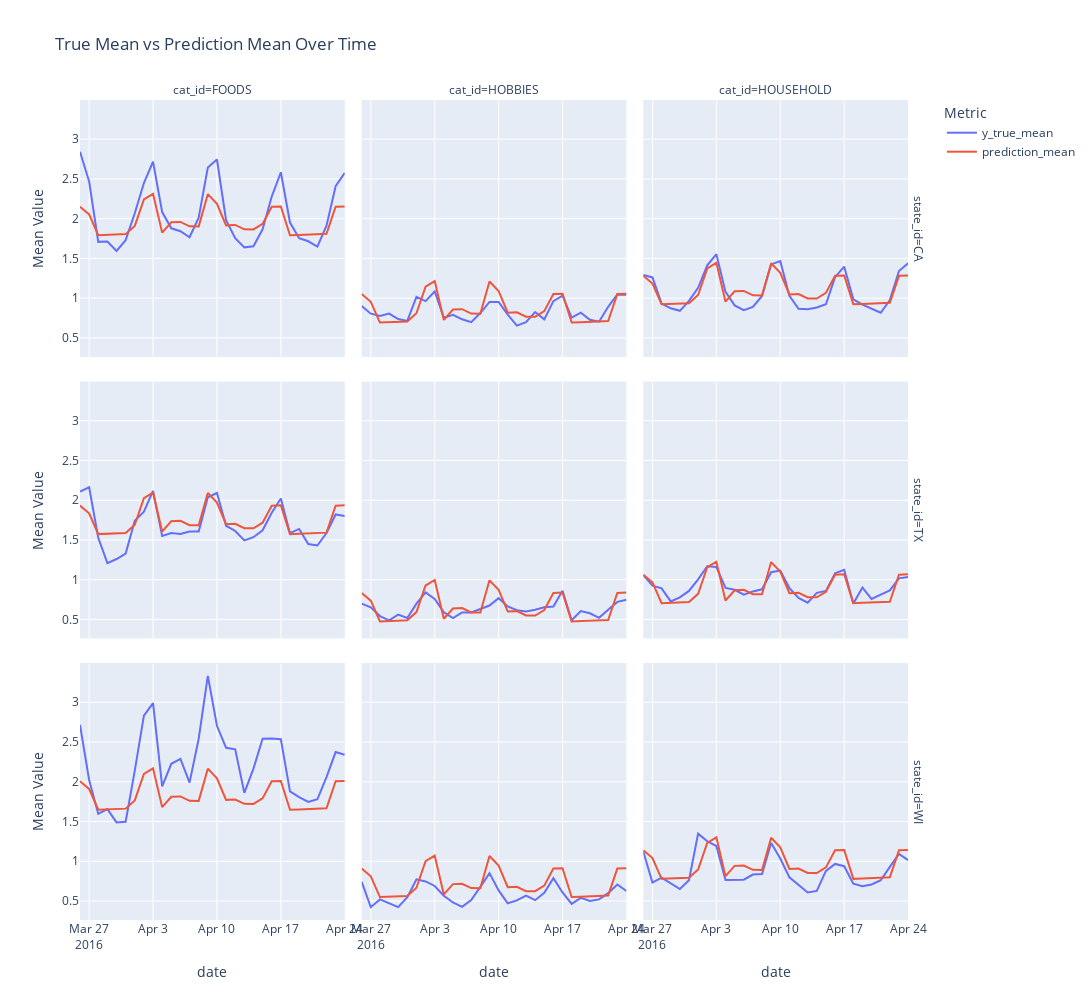

This figure's notebook cell:
### Code cell
# Plotly line plot
fig = px.line(result_df, x='date', y=['y_true_mean', 'prediction_mean'], 
              facet_col='cat_id',facet_row ='state_id', labels={'value': 'Mean Value', 'variable': 'Metric'}, width = 1200, height=1000,
              title=f'True Mean vs Prediction Mean Over Time')

# Show the plot
fig.show()

### Figure 1 — Plotly figure (JSON) as saved in the notebook; plotly's stock layout.template omitted (floating-point values rounded to 4 significant figures)
{"data": [{"hovertemplate": "Metric=y_true_mean<br>state_id=CA<br>cat_id=FOODS<br>date=%{x}<br>Mean Value=%{y}<extra></extra>", "legendgroup": "y_true_mean", "line": {"color": "#636efa", "dash": "solid"}, "marker": {"symbol": "circle"}, "mode": "lines", "name": "y_true_mean", "orientation": "v", "showlegend": true, "type": "scatter", "x": ["2016-03-26", "2016-03-27", "2016-03-28", "2016-03-29", "2016-03-30", "2016-03-31", "2016-04-01", "2016-04-02", "2016-04-03", "2016-04-04", "2016-04-05", "2016-04-06", "2016-04-07", "2016-04-08", "2016-04-09", "2016-04-10", "2016-04-11", "2016-04-12", "2016-04-13", "2016-04-14", "2016-04-15", "2016-04-16", "2016-04-17", "2016-04-18", "2016-04-19", "2016-04-20", "2016-04-21", "2016-04-22", "2016-04-23", "2016-04-24"], "xaxis": "x7", "y": [2.842, 2.47, 1.709, 1.713, 1.594, 1.729, 2.069, 2.449, 2.718, 2.083, 1.879, 1.843, 1.767, 2.013, 2.643, 2.744, 1.982, 1.755, 1.639, 1.654, 1.867, 2.278, 2.584, 1.951, 1.755, 1.716, 1.649, 1.912, 2.409, 2.576], "yaxis": "y7"}, {"hovertemplate": "Metric=y_true_mean<br>state_id=CA<br>cat_id=HOBBIES<br>date=%{x}<br>Mean Value=%{y}<extra></extra>", "legendgroup": "y_true_mean", "line": {"color": "#636efa", "dash": "solid"}, "marker": {"symbol": "circle"}, "mode": "lines", "name": "y_true_mean", "orientation": "v", "showlegend": false, "type": "scatter", "x": ["2016-03-26", "2016-03-27", "2016-03-28", "2016-03-29", "2016-03-30", "2016-03-31", "2016-04-01", "2016-04-02", "2016-04-03", "2016-04-04", "2016-04-05", "2016-04-06", "2016-04-07", "2016-04-08", "2016-04-09", "2016-04-10", "2016-04-11", "2016-04-12", "2016-04-13", "2016-04-14", "2016-04-15", "2016-04-16", "2016-04-17", "2016-04-18", "2016-04-19", "2016-04-20", "2016-04-21", "2016-04-22", "2016-04-23", "2016-04-24"], "xaxis": "x8", "y": [0.9018, 0.8053, 0.7761, 0.8058, 0.7372, 0.7142, 1.016, 0.9628, 1.085, 0.7535, 0.7903, 0.7341, 0.6991, 0.8128, 0.9522, 0.9518, 0.7925, 0.6544, 0.6991, 0.8257, 0.7336, 0.9628, 1.031, 0.7549, 0.8181, 0.7283, 0.7035, 0.8916, 1.047, 1.043], "yaxis": "y8"}, {"hovertemplate": "Metric=y_true_mean<br>state_id=CA<br>cat_id=HOUSEHOLD<br>date=%{x}<br>Mean Value=%{y}<extra></extra>", "legendgroup": "y_true_mean", "line": {"color": "#636efa", "dash": "solid"}, "marker": {"symbol": "circle"}, "mode": "lines", "name": "y_true_mean", "orientation": "v", "showlegend": false, "type": "scatter", "x": ["2016-03-26", "2016-03-27", "2016-03-28", "2016-03-29", "2016-03-30", "2016-03-31", "2016-04-01", "2016-04-02", "2016-04-03", "2016-04-04", "2016-04-05", "2016-04-06", "2016-04-07", "2016-04-08", "2016-04-09", "2016-04-10", "2016-04-11", "2016-04-12", "2016-04-13", "2016-04-14", "2016-04-15", "2016-04-16", "2016-04-17", "2016-04-18", "2016-04-19", "2016-04-20", "2016-04-21", "2016-04-22", "2016-04-23", "2016-04-24"], "xaxis": "x9", "y": [1.292, 1.261, 0.9329, 0.8723, 0.8407, 0.9661, 1.13, 1.414, 1.553, 1.079, 0.9095, 0.8491, 0.8894, 1.028, 1.425, 1.465, 1.028, 0.866, 0.8622, 0.8828, 0.9229, 1.264, 1.396, 0.9859, 0.9186, 0.8689, 0.8164, 0.9764, 1.342, 1.438], "yaxis": "y9"}, {"hovertemplate": "Metric=y_true_mean<br>state_id=TX<br>cat_id=FOODS<br>date=%{x}<br>Mean Value=%{y}<extra></extra>", "legendgroup": "y_true_mean", "line": {"color": "#636efa", "dash": "solid"}, "marker": {"symbol": "circle"}, "mode": "lines", "name": "y_true_mean", "orientation": "v", "showlegend": false, "type": "scatter", "x": ["2016-03-26", "2016-03-27", "2016-03-28", "2016-03-29", "2016-03-30", "2016-03-31", "2016-04-01", "2016-04-02", "2016-04-03", "2016-04-04", "2016-04-05", "2016-04-06", "2016-04-07", "2016-04-08", "2016-04-09", "2016-04-10", "2016-04-11", "2016-04-12", "2016-04-13", "2016-04-14", "2016-04-15", "2016-04-16", "2016-04-17", "2016-04-18", "2016-04-19", "2016-04-20", "2016-04-21", "2016-04-22", "2016-04-23", "2016-04-24"], "xaxis": "x4", "y": [2.108, 2.163, 1.527, 1.209, 1.26, 1.329, 1.743, 1.855, 2.117, 1.55, 1.588, 1.575, 1.606, 1.606, 2.037, 2.091, 1.679, 1.613, 1.495, 1.534, 1.622, 1.843, 2.022, 1.585, 1.639, 1.448, 1.431, 1.586, 1.821, 1.801], "yaxis": "y4"}, {"hovertemplate": "Metric=y_true_mean<br>state_id=TX<br>cat_id=HOBBIES<br>date=%{x}<br>Mean Value=%{y}<extra></extra>", "legendgroup": "y_true_mean", "line": {"color": "#636efa", "dash": "solid"}, "marker": {"symbol": "circle"}, "mode": "lines", "name": "y_true_mean", "orientation": "v", "showlegend": false, "type": "scatter", "x": ["2016-03-26", "2016-03-27", "2016-03-28", "2016-03-29", "2016-03-30", "2016-03-31", "2016-04-01", "2016-04-02", "2016-04-03", "2016-04-04", "2016-04-05", "2016-04-06", "2016-04-07", "2016-04-08", "2016-04-09", "2016-04-10", "2016-04-11", "2016-04-12", "2016-04-13", "2016-04-14", "2016-04-15", "2016-04-16", "2016-04-17", "2016-04-18", "2016-04-19", "2016-04-20", "2016-04-21", "2016-04-22", "2016-04-23", "2016-04-24"], "xaxis": "x5", "y": [0.6985, 0.6531, 0.5428, 0.4891, 0.5605, 0.518, 0.6991, 0.8395, 0.7575, 0.5894, 0.5162, 0.5888, 0.5888, 0.6372, 0.6755, 0.7681, 0.6637, 0.6165, 0.5994, 0.6224, 0.6531, 0.6631, 0.8619, 0.4897, 0.6047, 0.5782, 0.5204, 0.623, 0.7209, 0.7469], "yaxis": "y5"}, {"hovertemplate": "Metric=y_true_mean<br>state_id=TX<br>cat_id=HOUSEHOLD<br>date=%{x}<br>Mean Value=%{y}<extra></extra>", "legendgroup": "y_true_mean", "line": {"color": "#636efa", "dash": "solid"}, "marker": {"symbol": "circle"}, "mode": "lines", "name": "y_true_mean", "orientation": "v", "showlegend": false, "type": "scatter", "x": ["2016-03-26", "2016-03-27", "2016-03-28", "2016-03-29", "2016-03-30", "2016-03-31", "2016-04-01", "2016-04-02", "2016-04-03", "2016-04-04", "2016-04-05", "2016-04-06", "2016-04-07", "2016-04-08", "2016-04-09", "2016-04-10", "2016-04-11", "2016-04-12", "2016-04-13", "2016-04-14", "2016-04-15", "2016-04-16", "2016-04-17", "2016-04-18", "2016-04-19", "2016-04-20", "2016-04-21", "2016-04-22", "2016-04-23", "2016-04-24"], "xaxis": "x6", "y": [1.058, 0.9245, 0.8908, 0.7265, 0.7781, 0.8586, 1.004, 1.17, 1.159, 0.8962, 0.8733, 0.8122, 0.8526, 0.8793, 1.094, 1.115, 0.8949, 0.7701, 0.7106, 0.8348, 0.8593, 1.08, 1.124, 0.7017, 0.9013, 0.7571, 0.8128, 0.866, 1.017, 1.035], "yaxis": "y6"}, {"hovertemplate": "Metric=y_true_mean<br>state_id=WI<br>cat_id=FOODS<br>date=%{x}<br>Mean Value=%{y}<extra></extra>", "legendgroup": "y_true_mean", "line": {"color": "#636efa", "dash": "solid"}, "marker": {"symbol": "circle"}, "mode": "lines", "name": "y_true_mean", "orientation": "v", "showlegend": false, "type": "scatter", "x": ["2016-03-26", "2016-03-27", "2016-03-28", "2016-03-29", "2016-03-30", "2016-03-31", "2016-04-01", "2016-04-02", "2016-04-03", "2016-04-04", "2016-04-05", "2016-04-06", "2016-04-07", "2016-04-08", "2016-04-09", "2016-04-10", "2016-04-11", "2016-04-12", "2016-04-13", "2016-04-14", "2016-04-15", "2016-04-16", "2016-04-17", "2016-04-18", "2016-04-19", "2016-04-20", "2016-04-21", "2016-04-22", "2016-04-23", "2016-04-24"], "xaxis": "x", "y": [2.716, 2.022, 1.596, 1.655, 1.489, 1.497, 2.139, 2.833, 2.989, 1.942, 2.225, 2.286, 1.99, 2.541, 3.331, 2.704, 2.426, 2.409, 1.86, 2.165, 2.541, 2.544, 2.534, 1.879, 1.808, 1.746, 1.779, 2.058, 2.374, 2.339], "yaxis": "y"}, {"hovertemplate": "Metric=y_true_mean<br>state_id=WI<br>cat_id=HOBBIES<br>date=%{x}<br>Mean Value=%{y}<extra></extra>", "legendgroup": "y_true_mean", "line": {"color": "#636efa", "dash": "solid"}, "marker": {"symbol": "circle"}, "mode": "lines", "name": "y_true_mean", "orientation": "v", "showlegend": false, "type": "scatter", "x": ["2016-03-26", "2016-03-27", "2016-03-28", "2016-03-29", "2016-03-30", "2016-03-31", "2016-04-01", "2016-04-02", "2016-04-03", "2016-04-04", "2016-04-05", "2016-04-06", "2016-04-07", "2016-04-08", "2016-04-09", "2016-04-10", "2016-04-11", "2016-04-12", "2016-04-13", "2016-04-14", "2016-04-15", "2016-04-16", "2016-04-17", "2016-04-18", "2016-04-19", "2016-04-20", "2016-04-21", "2016-04-22", "2016-04-23", "2016-04-24"], "xaxis": "x2", "y": [0.7398, 0.4224, 0.5198, 0.4696, 0.423, 0.5481, 0.7717, 0.7457, 0.6891, 0.5658, 0.4814, 0.426, 0.5103, 0.6779, 0.8507, 0.6324, 0.472, 0.5074, 0.567, 0.5103, 0.6024, 0.787, 0.6071, 0.4643, 0.5386, 0.4991, 0.5198, 0.5982, 0.7068, 0.6254], "yaxis": "y2"}, {"hovertemplate": "Metric=y_true_mean<br>state_id=WI<br>cat_id=HOUSEHOLD<br>date=%{x}<br>Mean Value=%{y}<extra></extra>", "legendgroup": "y_true_mean", "line": {"color": "#636efa", "dash": "solid"}, "marker": {"symbol": "circle"}, "mode": "lines", "name": "y_true_mean", "orientation": "v", "showlegend": false, "type": "scatter", "x": ["2016-03-26", "2016-03-27", "2016-03-28", "2016-03-29", "2016-03-30", "2016-03-31", "2016-04-01", "2016-04-02", "2016-04-03", "2016-04-04", "2016-04-05", "2016-04-06", "2016-04-07", "2016-04-08", "2016-04-09", "2016-04-10", "2016-04-11", "2016-04-12", "2016-04-13", "2016-04-14", "2016-04-15", "2016-04-16", "2016-04-17", "2016-04-18", "2016-04-19", "2016-04-20", "2016-04-21", "2016-04-22", "2016-04-23", "2016-04-24"], "xaxis": "x3", "y": [1.12, 0.7313, 0.7947, 0.7275, 0.6507, 0.7609, 1.347, 1.251, 1.192, 0.7638, 0.7676, 0.7673, 0.8325, 0.8395, 1.23, 1.033, 0.7969, 0.7052, 0.6065, 0.6266, 0.8777, 0.9663, 0.9376, 0.717, 0.6867, 0.7074, 0.7612, 0.9293, 1.092, 1.013], "yaxis": "y3"}, {"hovertemplate": "Metric=prediction_mean<br>state_id=CA<br>cat_id=FOODS<br>date=%{x}<br>Mean Value=%{y}<extra></extra>", "legendgroup": "prediction_mean", "line": {"color": "#EF553B", "dash": "solid"}, "marker": {"symbol": "circle"}, "mode": "lines", "name": "prediction_mean", "orientation": "v", "showlegend": true, "type": "scatter", "x": ["2016-03-26", "2016-03-27", "2016-03-28", "2016-03-29", "2016-03-30", "2016-03-31", "2016-04-01", "2016-04-02", "2016-04-03", "2016-04-04", "2016-04-05", "2016-04-06", "2016-04-07", "2016-04-08", "2016-04-09", "2016-04-10", "2016-04-11", "2016-04-12", "2016-04-13", "2016-04-14", "2016-04-15", "2016-04-16", "2016-04-17", "2016-04-18", "2016-04-19", "2016-04-20", "2016-04-21", "2016-04-22", "2016-04-23", "2016-04-24"], "xaxis": "x7", "y": [2.15, 2.053, 1.792, 1.796, 1.801, 1.806, 1.909, 2.243, 2.313, 1.825, 1.955, 1.959, 1.904, 1.903, 2.308, 2.188, 1.916, 1.921, 1.866, 1.865, 1.935, 2.15, 2.154, 1.791, 1.796, 1.801, 1.805, 1.81, 2.15, 2.154], "yaxis": "y7"}, {"hovertemplate": "Metric=prediction_mean<br>state_id=CA<br>cat_id=HOBBIES<br>date=%{x}<br>Mean Value=%{y}<extra></extra>", "legendgroup": "prediction_mean", "line": {"color": "#EF553B", "dash": "solid"}, "marker": {"symbol": "circle"}, "mode": "lines", "name": "prediction_mean", "orientation": "v", "showlegend": false, "type": "scatter", "x": ["2016-03-26", "2016-03-27", "2016-03-28", "2016-03-29", "2016-03-30", "2016-03-31", "2016-04-01", "2016-04-02", "2016-04-03", "2016-04-04", "2016-04-05", "2016-04-06", "2016-04-07", "2016-04-08", "2016-04-09", "2016-04-10", "2016-04-11", "2016-04-12", "2016-04-13", "2016-04-14", "2016-04-15", "2016-04-16", "2016-04-17", "2016-04-18", "2016-04-19", "2016-04-20", "2016-04-21", "2016-04-22", "2016-04-23", "2016-04-24"], "xaxis": "x8", "y": [1.052, 0.9548, 0.6935, 0.6982, 0.7029, 0.7076, 0.8108, 1.145, 1.215, 0.7265, 0.8563, 0.861, 0.8061, 0.805, 1.21, 1.09, 0.818, 0.8227, 0.7678, 0.7666, 0.8368, 1.051, 1.056, 0.6929, 0.6976, 0.7023, 0.707, 0.7117, 1.051, 1.056], "yaxis": "y8"}, {"hovertemplate": "Metric=prediction_mean<br>state_id=CA<br>cat_id=HOUSEHOLD<br>date=%{x}<br>Mean Value=%{y}<extra></extra>", "legendgroup": "prediction_mean", "line": {"color": "#EF553B", "dash": "solid"}, "marker": {"symbol": "circle"}, "mode": "lines", "name": "prediction_mean", "orientation": "v", "showlegend": false, "type": "scatter", "x": ["2016-03-26", "2016-03-27", "2016-03-28", "2016-03-29", "2016-03-30", "2016-03-31", "2016-04-01", "2016-04-02", "2016-04-03", "2016-04-04", "2016-04-05", "2016-04-06", "2016-04-07", "2016-04-08", "2016-04-09", "2016-04-10", "2016-04-11", "2016-04-12", "2016-04-13", "2016-04-14", "2016-04-15", "2016-04-16", "2016-04-17", "2016-04-18", "2016-04-19", "2016-04-20", "2016-04-21", "2016-04-22", "2016-04-23", "2016-04-24"], "xaxis": "x9", "y": [1.282, 1.184, 0.9231, 0.9278, 0.9325, 0.9372, 1.04, 1.374, 1.444, 0.9561, 1.086, 1.091, 1.036, 1.035, 1.44, 1.319, 1.048, 1.052, 0.9974, 0.9962, 1.066, 1.281, 1.286, 0.9225, 0.9272, 0.9319, 0.9366, 0.9413, 1.281, 1.286], "yaxis": "y9"}, {"hovertemplate": "Metric=prediction_mean<br>state_id=TX<br>cat_id=FOODS<br>date=%{x}<br>Mean Value=%{y}<extra></extra>", "legendgroup": "prediction_mean", "line": {"color": "#EF553B", "dash": "solid"}, "marker": {"symbol": "circle"}, "mode": "lines", "name": "prediction_mean", "orientation": "v", "showlegend": false, "type": "scatter", "x": ["2016-03-26", "2016-03-27", "2016-03-28", "2016-03-29", "2016-03-30", "2016-03-31", "2016-04-01", "2016-04-02", "2016-04-03", "2016-04-04", "2016-04-05", "2016-04-06", "2016-04-07", "2016-04-08", "2016-04-09", "2016-04-10", "2016-04-11", "2016-04-12", "2016-04-13", "2016-04-14", "2016-04-15", "2016-04-16", "2016-04-17", "2016-04-18", "2016-04-19", "2016-04-20", "2016-04-21", "2016-04-22", "2016-04-23", "2016-04-24"], "xaxis": "x4", "y": [1.932, 1.835, 1.574, 1.578, 1.583, 1.588, 1.691, 2.025, 2.095, 1.607, 1.737, 1.741, 1.686, 1.685, 2.09, 1.97, 1.698, 1.703, 1.648, 1.647, 1.717, 1.932, 1.936, 1.573, 1.578, 1.583, 1.587, 1.592, 1.932, 1.936], "yaxis": "y4"}, {"hovertemplate": "Metric=prediction_mean<br>state_id=TX<br>cat_id=HOBBIES<br>date=%{x}<br>Mean Value=%{y}<extra></extra>", "legendgroup": "prediction_mean", "line": {"color": "#EF553B", "dash": "solid"}, "marker": {"symbol": "circle"}, "mode": "lines", "name": "prediction_mean", "orientation": "v", "showlegend": false, "type": "scatter", "x": ["2016-03-26", "2016-03-27", "2016-03-28", "2016-03-29", "2016-03-30", "2016-03-31", "2016-04-01", "2016-04-02", "2016-04-03", "2016-04-04", "2016-04-05", "2016-04-06", "2016-04-07", "2016-04-08", "2016-04-09", "2016-04-10", "2016-04-11", "2016-04-12", "2016-04-13", "2016-04-14", "2016-04-15", "2016-04-16", "2016-04-17", "2016-04-18", "2016-04-19", "2016-04-20", "2016-04-21", "2016-04-22", "2016-04-23", "2016-04-24"], "xaxis": "x5", "y": [0.834, 0.7368, 0.4754, 0.4802, 0.4849, 0.4896, 0.5928, 0.9267, 0.9969, 0.5085, 0.6383, 0.643, 0.5881, 0.5869, 0.9922, 0.8718, 0.5999, 0.6046, 0.5497, 0.5486, 0.6188, 0.8335, 0.8382, 0.4749, 0.4796, 0.4843, 0.489, 0.4937, 0.8335, 0.8382], "yaxis": "y5"}, {"hovertemplate": "Metric=prediction_mean<br>state_id=TX<br>cat_id=HOUSEHOLD<br>date=%{x}<br>Mean Value=%{y}<extra></extra>", "legendgroup": "prediction_mean", "line": {"color": "#EF553B", "dash": "solid"}, "marker": {"symbol": "circle"}, "mode": "lines", "name": "prediction_mean", "orientation": "v", "showlegend": false, "type": "scatter", "x": ["2016-03-26", "2016-03-27", "2016-03-28", "2016-03-29", "2016-03-30", "2016-03-31", "2016-04-01", "2016-04-02", "2016-04-03", "2016-04-04", "2016-04-05", "2016-04-06", "2016-04-07", "2016-04-08", "2016-04-09", "2016-04-10", "2016-04-11", "2016-04-12", "2016-04-13", "2016-04-14", "2016-04-15", "2016-04-16", "2016-04-17", "2016-04-18", "2016-04-19", "2016-04-20", "2016-04-21", "2016-04-22", "2016-04-23", "2016-04-24"], "xaxis": "x6", "y": [1.064, 0.9664, 0.705, 0.7097, 0.7144, 0.7191, 0.8224, 1.156, 1.226, 0.7381, 0.8679, 0.8726, 0.8177, 0.8165, 1.222, 1.101, 0.8295, 0.8342, 0.7793, 0.7782, 0.8483, 1.063, 1.068, 0.7045, 0.7092, 0.7139, 0.7186, 0.7233, 1.063, 1.068], "yaxis": "y6"}, {"hovertemplate": "Metric=prediction_mean<br>state_id=WI<br>cat_id=FOODS<br>date=%{x}<br>Mean Value=%{y}<extra></extra>", "legendgroup": "prediction_mean", "line": {"color": "#EF553B", "dash": "solid"}, "marker": {"symbol": "circle"}, "mode": "lines", "name": "prediction_mean", "orientation": "v", "showlegend": false, "type": "scatter", "x": ["2016-03-26", "2016-03-27", "2016-03-28", "2016-03-29", "2016-03-30", "2016-03-31", "2016-04-01", "2016-04-02", "2016-04-03", "2016-04-04", "2016-04-05", "2016-04-06", "2016-04-07", "2016-04-08", "2016-04-09", "2016-04-10", "2016-04-11", "2016-04-12", "2016-04-13", "2016-04-14", "2016-04-15", "2016-04-16", "2016-04-17", "2016-04-18", "2016-04-19", "2016-04-20", "2016-04-21", "2016-04-22", "2016-04-23", "2016-04-24"], "xaxis": "x", "y": [2.006, 1.909, 1.648, 1.653, 1.657, 1.662, 1.765, 2.099, 2.169, 1.681, 1.811, 1.815, 1.76, 1.759, 2.165, 2.044, 1.772, 1.777, 1.722, 1.721, 1.791, 2.006, 2.011, 1.647, 1.652, 1.657, 1.661, 1.666, 2.006, 2.011], "yaxis": "y"}, {"hovertemplate": "Metric=prediction_mean<br>state_id=WI<br>cat_id=HOBBIES<br>date=%{x}<br>Mean Value=%{y}<extra></extra>", "legendgroup": "prediction_mean", "line": {"color": "#EF553B", "dash": "solid"}, "marker": {"symbol": "circle"}, "mode": "lines", "name": "prediction_mean", "orientation": "v", "showlegend": false, "type": "scatter", "x": ["2016-03-26", "2016-03-27", "2016-03-28", "2016-03-29", "2016-03-30", "2016-03-31", "2016-04-01", "2016-04-02", "2016-04-03", "2016-04-04", "2016-04-05", "2016-04-06", "2016-04-07", "2016-04-08", "2016-04-09", "2016-04-10", "2016-04-11", "2016-04-12", "2016-04-13", "2016-04-14", "2016-04-15", "2016-04-16", "2016-04-17", "2016-04-18", "2016-04-19", "2016-04-20", "2016-04-21", "2016-04-22", "2016-04-23", "2016-04-24"], "xaxis": "x2", "y": [0.9082, 0.8109, 0.5496, 0.5543, 0.559, 0.5637, 0.6669, 1.001, 1.071, 0.5826, 0.7124, 0.7171, 0.6622, 0.6611, 1.066, 0.9459, 0.6741, 0.6788, 0.6239, 0.6227, 0.6929, 0.9076, 0.9123, 0.549, 0.5537, 0.5584, 0.5631, 0.5678, 0.9076, 0.9123], "yaxis": "y2"}, {"hovertemplate": "Metric=prediction_mean<br>state_id=WI<br>cat_id=HOUSEHOLD<br>date=%{x}<br>Mean Value=%{y}<extra></extra>", "legendgroup": "prediction_mean", "line": {"color": "#EF553B", "dash": "solid"}, "marker": {"symbol": "circle"}, "mode": "lines", "name": "prediction_mean", "orientation": "v", "showlegend": false, "type": "scatter", "x": ["2016-03-26", "2016-03-27", "2016-03-28", "2016-03-29", "2016-03-30", "2016-03-31", "2016-04-01", "2016-04-02", "2016-04-03", "2016-04-04", "2016-04-05", "2016-04-06", "2016-04-07", "2016-04-08", "2016-04-09", "2016-04-10", "2016-04-11", "2016-04-12", "2016-04-13", "2016-04-14", "2016-04-15", "2016-04-16", "2016-04-17", "2016-04-18", "2016-04-19", "2016-04-20", "2016-04-21", "2016-04-22", "2016-04-23", "2016-04-24"], "xaxis": "x3", "y": [1.138, 1.041, 0.7792, 0.7839, 0.7886, 0.7933, 0.8965, 1.23, 1.301, 0.8122, 0.942, 0.9467, 0.8918, 0.8906, 1.296, 1.176, 0.9036, 0.9084, 0.8535, 0.8523, 0.9225, 1.137, 1.142, 0.7786, 0.7833, 0.788, 0.7927, 0.7974, 1.137, 1.142], "yaxis": "y3"}], "layout": {"annotations": [{"font": {}, "showarrow": false, "text": "cat_id=FOODS", "x": 0.1567, "xanchor": "center", "xref": "paper", "y": 1.0, "yanchor": "bottom", "yref": "paper"}, {"font": {}, "showarrow": false, "text": "cat_id=HOBBIES", "x": 0.49, "xanchor": "center", "xref": "paper", "y": 1.0, "yanchor": "bottom", "yref": "paper"}, {"font": {}, "showarrow": false, "text": "cat_id=HOUSEHOLD", "x": 0.8233, "xanchor": "center", "xref": "paper", "y": 1.0, "yanchor": "bottom", "yref": "paper"}, {"font": {}, "showarrow": false, "text": "state_id=WI", "textangle": 90, "x": 0.98, "xanchor": "left", "xref": "paper", "y": 0.1567, "yanchor": "middle", "yref": "paper"}, {"font": {}, "showarrow": false, "text": "state_id=TX", "textangle": 90, "x": 0.98, "xanchor": "left", "xref": "paper", "y": 0.5, "yanchor": "middle", "yref": "paper"}, {"font": {}, "showarrow": false, "text": "state_id=CA", "textangle": 90, "x": 0.98, "xanchor": "left", "xref": "paper", "y": 0.8433, "yanchor": "middle", "yref": "paper"}], "height": 1000, "legend": {"title": {"text": "Metric"}, "tracegroupgap": 0}, "title": {"text": "True Mean vs Prediction Mean Over Time"}, "width": 1200, "xaxis": {"anchor": "y", "domain": [0, 0.3133], "title": {"text": "date"}}, "xaxis2": {"anchor": "y2", "domain": [0.3333, 0.6467], "matches": "x", "title": {"text": "date"}}, "xaxis3": {"anchor": "y3", "domain": [0.6667, 0.98], "matches": "x", "title": {"text": "date"}}, "xaxis4": {"anchor": "y4", "domain": [0, 0.3133], "matches": "x", "showticklabels": false}, "xaxis5": {"anchor": "y5", "domain": [0.3333, 0.6467], "matches": "x", "showticklabels": false}, "xaxis6": {"anchor": "y6", "domain": [0.6667, 0.98], "matches": "x", "showticklabels": false}, "xaxis7": {"anchor": "y7", "domain": [0, 0.3133], "matches": "x", "showticklabels": false}, "xaxis8": {"anchor": "y8", "domain": [0.3333, 0.6467], "matches": "x", "showticklabels": false}, "xaxis9": {"anchor": "y9", "domain": [0.6667, 0.98], "matches": "x", "showticklabels": false}, "yaxis": {"anchor": "x", "domain": [0, 0.3133], "title": {"text": "Mean Value"}}, "yaxis2": {"anchor": "x2", "domain": [0, 0.3133], "matches": "y", "showticklabels": false}, "yaxis3": {"anchor": "x3", "domain": [0, 0.3133], "matches": "y", "showticklabels": false}, "yaxis4": {"anchor": "x4", "domain": [0.3433, 0.6567], "matches": "y", "title": {"text": "Mean Value"}}, "yaxis5": {"anchor": "x5", "domain": [0.3433, 0.6567], "matches": "y", "showticklabels": false}, "yaxis6": {"anchor": "x6", "domain": [0.3433, 0.6567], "matches": "y", "showticklabels": false}, "yaxis7": {"anchor": "x7", "domain": [0.6867, 1.0], "matches": "y", "title": {"text": "Mean Value"}}, "yaxis8": {"anchor": "x8", "domain": [0.6867, 1.0], "matches": "y", "showticklabels": false}, "yaxis9": {"anchor": "x9", "domain": [0.6867, 1.0], "matches": "y", "showticklabels": false}}}
